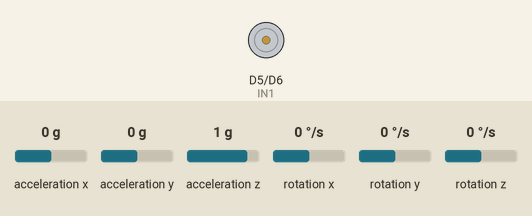
This sketch was run on a simulated ESP8266 (NodeMCU). Shown: motor-driver pin pairs drawn as motors (green arrow = first pin HIGH = forward, orange = second pin HIGH = backward, longer = more drive). Wiring (inferred from the names in the program): MPU-6050 motion sensor at I2C address 0x68. The inputs (shaded band) are chosen by the test bench; at power-on: acceleration y 0 g, acceleration z 1 g, rotation x 0 °/s, acceleration x 0 g, rotation y 0 °/s, rotation z 0 °/s. What the sketch prints to the serial monitor is not drawn.

Above: at 3.1 s.
3.2 s: acceleration y set to -1.4 g
At 3.59 s:
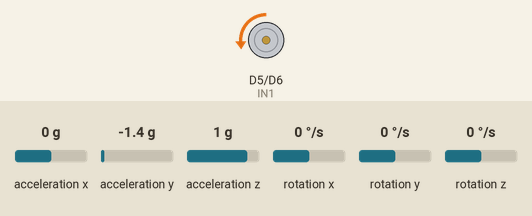
6.2 s: acceleration y set to 0.8 g
9.2 s: acceleration z set to 0 g
At 9.43 s:
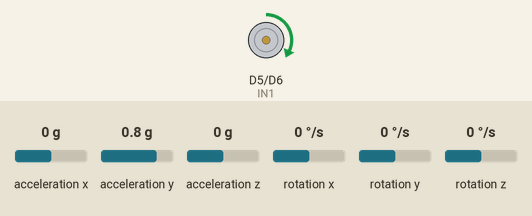
12.2 s: rotation x set to -192 °/s
At 13.6 s:
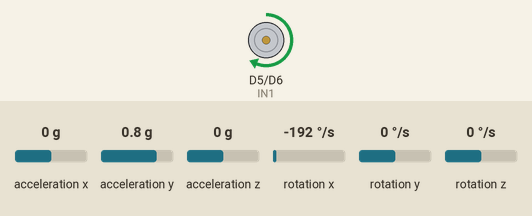
Timing chart, 0 to 16.2 s (numbered marks = the images above; inputs shaded):
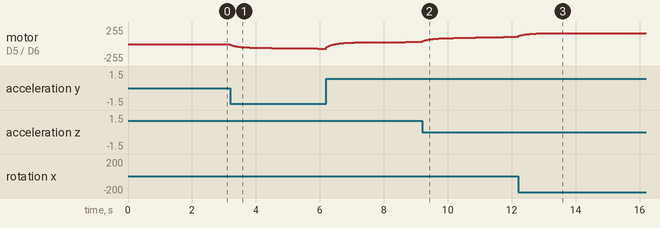

Measured:
- after the input at 3.2 s, motor on D5 (IN1) / D6 (IN2): moves from stopped to backward 69/255 over 2.9 s, starting at once

The sketch:

WP_2_controlLoop.ino
```cpp
#include <Wire.h>
#include <math.h>
/*
  PID CONTROLLER DESIGN
  Board: NodeMCU ESP8266
  By: Dr Bharat Verma
  Date: 22/10/2026
  Workshop Day 2 Topic: IMU Calibration and Fusion using MPU-6050
  Lab: Control System Lab, ECE Department, The LNMIIT, Jaipur, India
  Society: RAS IEEE Student Branch, The LNMIIT, Jaipur, India
  Description: This code demonstrates the calibration and fusion of data from the MPU-6050 IMU.
  Exercise:
  1. Implement timer based control loop to read the sensor adata and perform controller calculations at a fixed frequency of 100Hz/1000Hz.
  2. Implement the PID controller with ZN Tuning method and implement it on NodeMCU ESP8266 to control the roll angle of a system using the MPU-6050 IMU.
*/

// MPU-6050 Standard I2C Address (0x68)
const uint8_t MPU6050_ADDR = 0x68;
const uint8_t I2C_SDA_PIN = D2;
const uint8_t I2C_SCL_PIN = D1;

// Register Addresses
const uint8_t REG_CONFIG       = 0x1A; // Low Pass Filter
const uint8_t REG_GYRO_CONFIG  = 0x1B; // Gyro Scale
const uint8_t REG_ACCEL_CONFIG = 0x1C; // Accel Scale
const uint8_t REG_PWR_MGMT_1   = 0x6B; // Power Management
const uint8_t REG_ACCEL_XOUT_H = 0x3B; // Start of Data Registers

// Gyro Calibration Offsets
float gyroX_offset = 0.0, gyroY_offset = 0.0, gyroZ_offset = 0.0;

// Fused Angles & Time Tracking
float roll = 0.0, pitch = 0.0;
unsigned long prevTime = 0;

// PID coefficients
float Kp = 1.0;
float Ki = 0.1;
float Kd = 0.05;

// Motor Control Pins
#define IN1  D5
#define IN2  D6
#define IN3  D7
#define IN4  D8

void setup() {
  Serial.begin(115200);
  setupACCL();
  prevTime = millis();
}

void loop() {
  // Point to starting register (0x3B)
  long currentTime = micros();
  float currentRoll = measureRoll();
  float desiredRoll = 0.0;
  float u = computePID(desiredRoll, currentRoll);
  move(u);
  Serial.println(u);
  Serial.print(",");
  Serial.println(currentRoll);

  while (micros() - currentTime < 10000) {
    // Wait for 10ms
  }
}

void calibrateGyro()
{
  Serial.println("Calibrating Gyroscope... Keep NodeMCU still!");
  int samples = 500;

  for (int i = 0; i < samples; i++)
  {
    Wire.beginTransmission(MPU6050_ADDR);
    Wire.write(0x43); // Start reading Gyro registers
    Wire.endTransmission(false);
    Wire.requestFrom(MPU6050_ADDR, (uint8_t)6, (uint8_t)true);

    int16_t rawGx = (Wire.read() << 8) | Wire.read();
    int16_t rawGy = (Wire.read() << 8) | Wire.read();
    int16_t rawGz = (Wire.read() << 8) | Wire.read();

    gyroX_offset += rawGx / 131.0;
    gyroY_offset += rawGy / 131.0;
    gyroZ_offset += rawGz / 131.0;
    delay(3);
  }

  gyroX_offset /= samples;
  gyroY_offset /= samples;
  gyroZ_offset /= samples;
  Serial.println("Calibration Complete!");
}

// PID Controller Function
float computePID(float setpoint, float measured) {
  static float integral = 0.0;
  static float previousError = 0.0;
  static float dt = 0.01; // 10ms loop time
  static float integral_windup_max = 255.0; // Limit for integral windup
  static float integral_windup_min = -255.0; // Limit for integral windup

  float error = setpoint - measured;
  integral += error * 0.01; // dt = 0.01s
  integral = constrain(integral, integral_windup_min, integral_windup_max); // Anti-windup
  float derivative = (error - previousError) / 0.01;

  // Calculate PID output

  float output = (Kp * error) + (Ki * integral) + (Kd * derivative);
  output = constrain(output, -255, 255); // Limit output to PWM range

  previousError = error;

  return output;
}

// Function to measure roll angle using MPU-6050

float measureRoll() {
  Wire.beginTransmission(MPU6050_ADDR);
  Wire.write(REG_ACCEL_XOUT_H);
  Wire.endTransmission(false);

  // Request 14 Bytes via I2C Standard Mode
  Wire.requestFrom(MPU6050_ADDR, (uint8_t)14, (uint8_t)true);

  if (Wire.available() >= 14)
  {
    int16_t rawAx = (Wire.read() << 8) | Wire.read();
    int16_t rawAy = (Wire.read() << 8) | Wire.read();
    int16_t rawAz = (Wire.read() << 8) | Wire.read();
    Wire.read();
    Wire.read(); // Skip Temp bytes
    int16_t rawGx = (Wire.read() << 8) | Wire.read();
    int16_t rawGy = (Wire.read() << 8) | Wire.read();
    int16_t rawGz = (Wire.read() << 8) | Wire.read();

    // Convert raw values to scale (+/-2g = 16384 LSB/g, +/-250 dps = 131 LSB/dps)
    float Ax = rawAx / 16384.0;
    float Ay = rawAy / 16384.0;
    float Az = rawAz / 16384.0;

    float gyroX = (rawGx / 131.0) - gyroX_offset;
    float gyroY = (rawGy / 131.0) - gyroY_offset;

    // Calculate time elapsed (dt)
    unsigned long currentTime = millis();
    float dt = (currentTime - prevTime) / 1000.0;
    prevTime = currentTime;

    // Static Accelerometer angles
    float accelPitch = atan2(Ax, sqrt(Ay * Ay + Az * Az)) * (180.0 / M_PI);
    float accelRoll = atan2(-Ay, sqrt(Ax * Ax + Az * Az)) * (180.0 / M_PI);

    // Complementary Filter Fusion (96% Gyro, 4% Accel)
    float alpha = 0.96;
    pitch = alpha * (pitch + gyroY * dt) + (1 - alpha) * accelPitch;
    roll = alpha * (roll + gyroX * dt) + (1 - alpha) * accelRoll;

    // Output to Serial Monitor
    Serial.print(roll, 2);
    Serial.print(",");
    Serial.println(pitch, 2);
  }
  return roll;
}

// Function to setup MPU-6050
void setupACCL() {
  // 1. Initialize I2C Pins for NodeMCU (D2 = SDA, D1 = SCL)
  Wire.begin(I2C_SDA_PIN, I2C_SCL_PIN);

  // 2. Set I2C Clock to STANDARD MODE (100 kHz)
  Wire.setClock(100000);

  // 3. Wake up MPU-6050
  Wire.beginTransmission(MPU6050_ADDR);
  Wire.write(REG_PWR_MGMT_1);
  Wire.write(0x00);
  Wire.endTransmission();

  // 4. Configure Digital Low-Pass Filter (DLPF) to ~42Hz gyro bandwidth
  Wire.beginTransmission(MPU6050_ADDR);
  Wire.write(REG_CONFIG);
  Wire.write(0x03);
  Wire.endTransmission();

  // 5. Set Accelerometer (+/- 2g) and Gyroscope (+/- 250 dps) Ranges
  Wire.beginTransmission(MPU6050_ADDR);
  Wire.write(REG_ACCEL_CONFIG);
  Wire.write(0x00);
  Wire.endTransmission();

  Wire.beginTransmission(MPU6050_ADDR);
  Wire.write(REG_GYRO_CONFIG);
  Wire.write(0x00);
  Wire.endTransmission();

  // 6. Zero-rate Gyro Calibration
  calibrateGyro();
}

// Function to control motor speed and direction
void move(float speed) {
  if (speed > 0) {
    analogWrite(IN1, speed);
    analogWrite(IN2, 0);
  } else if (speed < 0) {
    analogWrite(IN1, 0);
    analogWrite(IN2, -speed);
  } else {
    analogWrite(IN1, 0);
    analogWrite(IN2, 0);
  }
}
```
